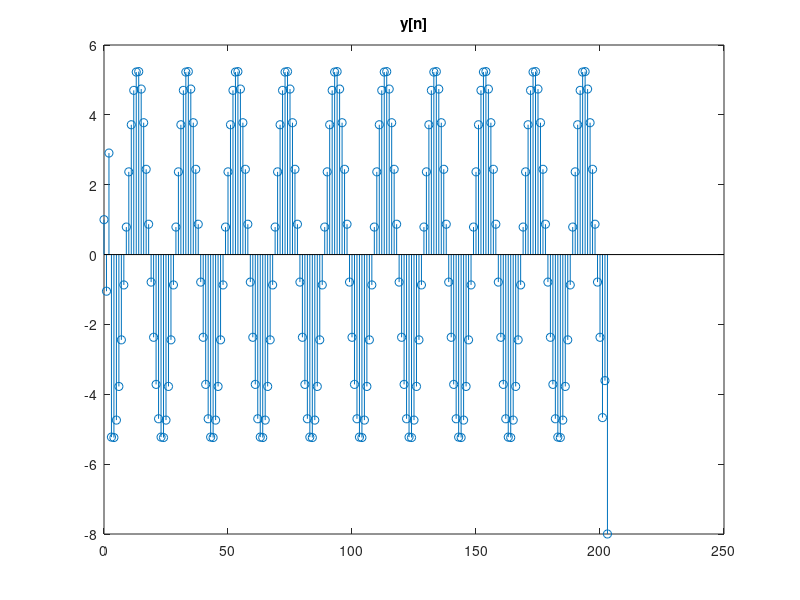

Recreate this plot in MATLAB.
nx = 0:200;
x = cos(0.1*pi*nx);
nh =0:3;
h=power(-2,nh);
nyb = nx(1) + nh (1);
nye = nx(length(x)) + nh(length(h));
ny = nyb:nye;
y = conv(x,h);
stem(ny, y);
title('y[n]');